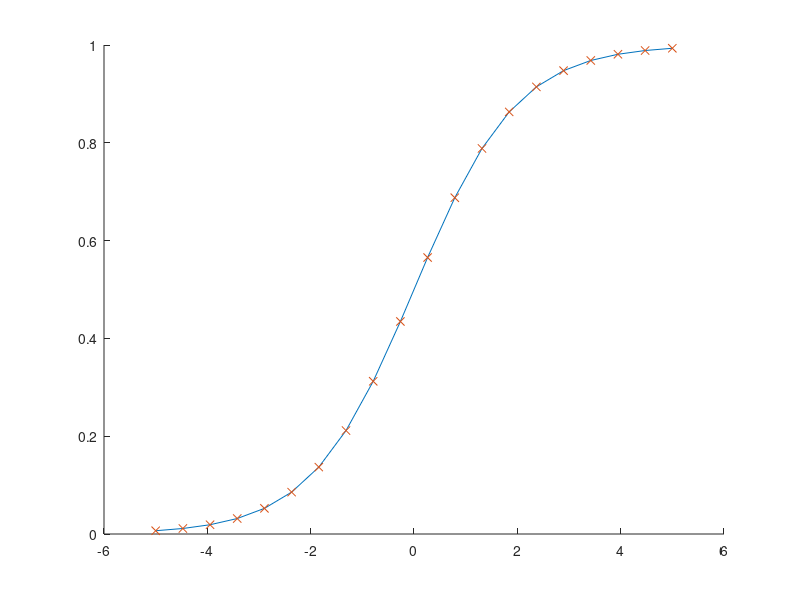

MATLAB code for this plot: (Note: this script raises an error after producing the figure.)
clear
%% Generate some data and define spline interpolator
fun = @(x) 1 ./ (1 + exp(-x));  % sigmoid

x = linspace(-5, 5, 20);
y = fun(x);

figure(10)
plot(x, y, x, y, 'x')
box off

ocv = SplineInterpol(x, y);

%% Define spline interpolator

xi = linspace(-5, 5, 200);
figure(20)
plot(xi, ocv.f(xi))
hold on
plot(xi, ocv.df(xi))
hold off
box off



